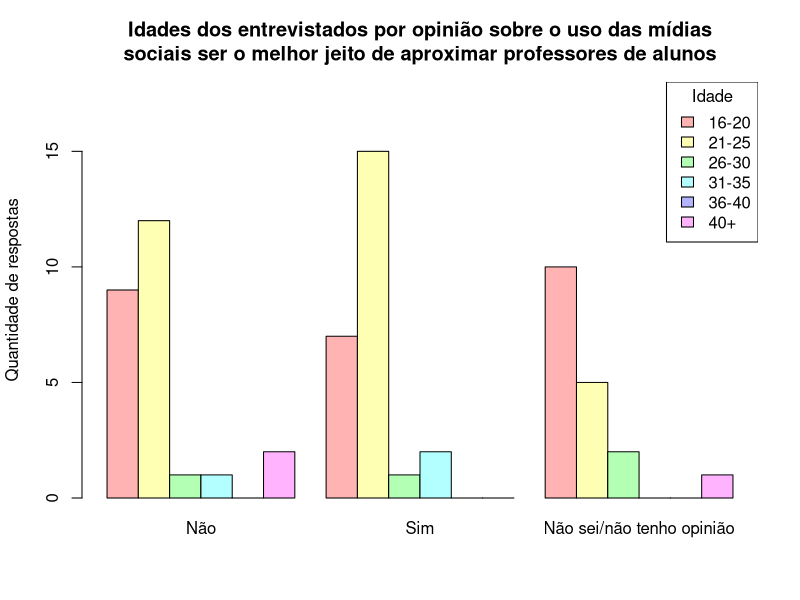

The R script that drew this image:
library(readxl)

df <- read_excel("dados/umses_alunos_2018.xlsx")
#View(df)

ncol <- as.table(c(0, 0, 0))

rownames(ncol) <- c(1, 2, 3)

tabela <- table(df$idade, df$profchegaal)

tabela

graf <- rbind(tabela[1:4,], ncol, tabela[5,])

rownames(graf) <- c(1, 2, 3, 4, 5, 6)


png("graficos/relacao-midia-social-aproxima-prof-aluno-por-idade", width=600, height=600)

barplot(graf,
        beside=TRUE,
        ylab="Quantidade de respostas",
        main="Idades dos entrevistados por opinião sobre o uso das mídias\nsociais ser o melhor jeito de aproximar professores de alunos",
        col=rainbow(6, s=.3),
        ylim=c(0, 18),
        names.arg=c("Não", "Sim", "Não sei/não tenho opinião"))

legend("topright", legend=c("16-20", "21-25", "26-30", "31-35", "36-40", "40+"), fill=rainbow(6, s=.3), title="Idade")
